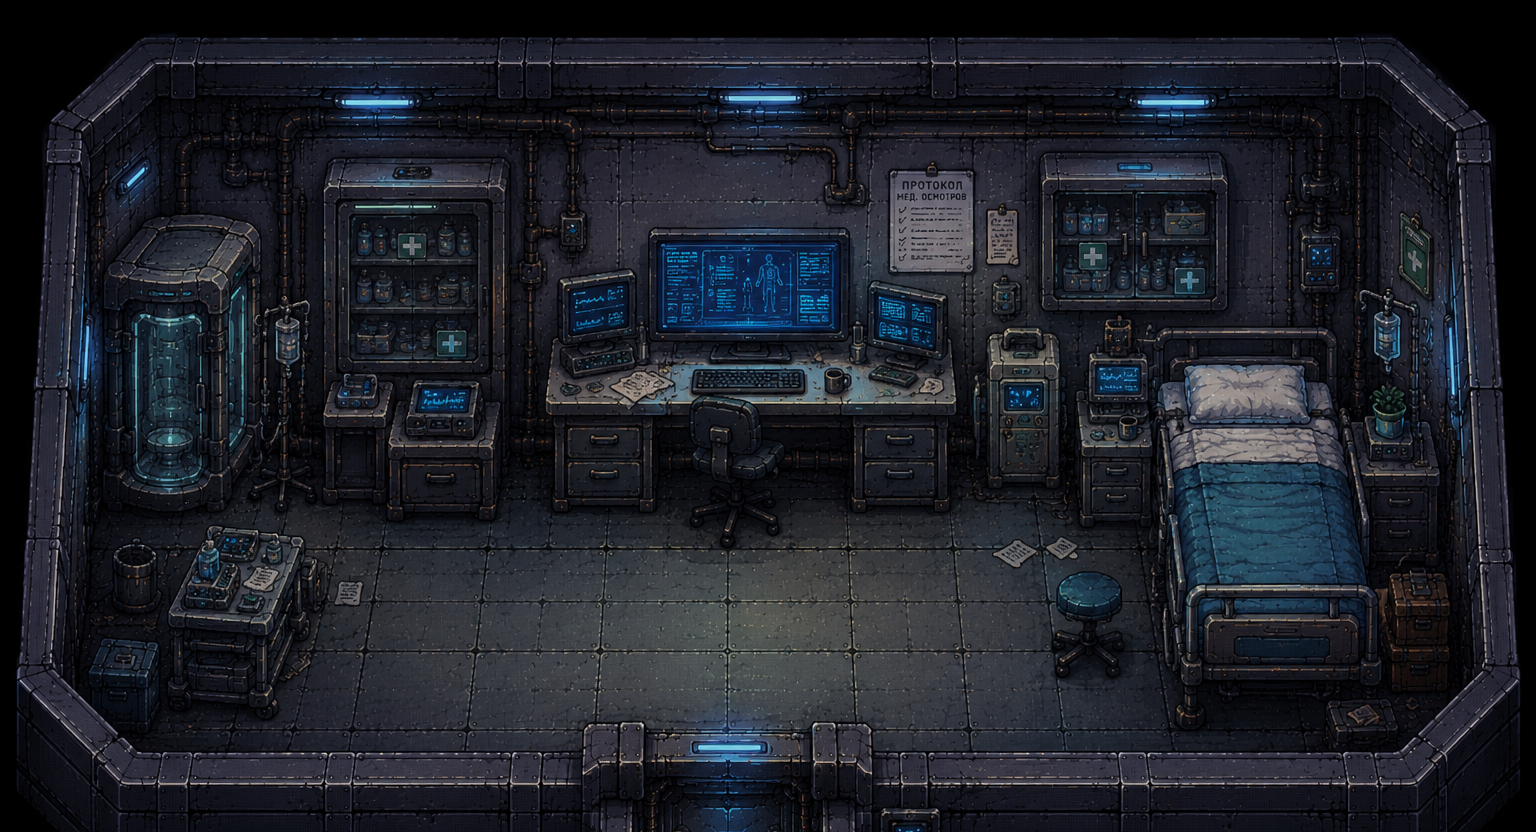

Below is a game level as drawn by its tile map, then a one-line description and the .tmx file that defines it, in full:
An orthogonal 48x26 tile map with 32x32 px tiles, 1 tile layer (Слой тайлов 1) and 1 object (exit7).

<map version="1.10" tiledversion="1.12.1" orientation="orthogonal" renderorder="right-down" width="48" height="26" tilewidth="32" tileheight="32" infinite="0" nextlayerid="3" nextobjectid="2">
 <tileset firstgid="1" name="k7" tilewidth="32" tileheight="32" tilecount="1536" columns="48">
  <image source="k7.png" width="1536" height="1024" />
 </tileset>
 <layer id="1" name="Слой тайлов 1" width="48" height="26">
  <data encoding="csv">
1,2,3,4,5,6,7,8,9,10,11,12,13,14,15,16,17,18,19,20,21,22,23,24,25,26,27,28,29,30,31,32,33,34,35,36,37,38,39,40,41,42,43,44,45,46,47,48,
49,50,51,52,53,54,55,56,57,58,59,60,61,62,63,64,65,66,67,68,69,70,71,72,73,74,75,76,77,78,79,80,81,82,83,84,85,86,87,88,89,90,91,92,93,94,95,96,
97,98,99,100,101,102,103,104,105,106,107,108,109,110,111,112,113,114,115,116,117,118,119,120,121,122,123,124,125,126,127,128,129,130,131,132,133,134,135,136,137,138,139,140,141,142,143,144,
145,146,147,148,149,150,151,152,153,154,155,156,157,158,159,160,161,162,163,164,165,166,167,168,169,170,171,172,173,174,175,176,177,178,179,180,181,182,183,184,185,186,187,188,189,190,191,192,
193,194,195,196,197,198,199,200,201,202,203,204,205,206,207,208,209,210,211,212,213,214,215,216,217,218,219,220,221,222,223,224,225,226,227,228,229,230,231,232,233,234,235,236,237,238,239,240,
241,242,243,244,245,246,247,248,249,250,251,252,253,254,255,256,257,258,259,260,261,262,263,264,265,266,267,268,269,270,271,272,273,274,275,276,277,278,279,280,281,282,283,284,285,286,287,288,
289,290,291,292,293,294,295,296,297,298,299,300,301,302,303,304,305,306,307,308,309,310,311,312,313,314,315,316,317,318,319,320,321,322,323,324,325,326,327,328,329,330,331,332,333,334,335,336,
337,338,339,340,341,342,343,344,345,346,347,348,349,350,351,352,353,354,355,356,357,358,359,360,361,362,363,364,365,366,367,368,369,370,371,372,373,374,375,376,377,378,379,380,381,382,383,384,
385,386,387,388,389,390,391,392,393,394,395,396,397,398,399,400,401,402,403,404,405,406,407,408,409,410,411,412,413,414,415,416,417,418,419,420,421,422,423,424,425,426,427,428,429,430,431,432,
433,434,435,436,437,438,439,440,441,442,443,444,445,446,447,448,449,450,451,452,453,454,455,456,457,458,459,460,461,462,463,464,465,466,467,468,469,470,471,472,473,474,475,476,477,478,479,480,
481,482,483,484,485,486,487,488,489,490,491,492,493,494,495,496,497,498,499,500,501,502,503,504,505,506,507,508,509,510,511,512,513,514,515,516,517,518,519,520,521,522,523,524,525,526,527,528,
529,530,531,532,533,534,535,536,537,538,539,540,541,542,543,544,545,546,547,548,549,550,551,552,553,554,555,556,557,558,559,560,561,562,563,564,565,566,567,568,569,570,571,572,573,574,575,576,
577,578,579,580,581,582,583,584,585,586,587,588,589,590,591,592,593,594,595,596,597,598,599,600,601,602,603,604,605,606,607,608,609,610,611,612,613,614,615,616,617,618,619,620,621,622,623,624,
625,626,627,628,629,630,631,632,633,634,635,636,637,638,639,640,641,642,643,644,645,646,647,648,649,650,651,652,653,654,655,656,657,658,659,660,661,662,663,664,665,666,667,668,669,670,671,672,
673,674,675,676,677,678,679,680,681,682,683,684,685,686,687,688,689,690,691,692,693,694,695,696,697,698,699,700,701,702,703,704,705,706,707,708,709,710,711,712,713,714,715,716,717,718,719,720,
721,722,723,724,725,726,727,728,729,730,731,732,733,734,735,736,737,738,739,740,741,742,743,744,745,746,747,748,749,750,751,752,753,754,755,756,757,758,759,760,761,762,763,764,765,766,767,768,
769,770,771,772,773,774,775,776,777,778,779,780,781,782,783,784,785,786,787,788,789,790,791,792,793,794,795,796,797,798,799,800,801,802,803,804,805,806,807,808,809,810,811,812,813,814,815,816,
817,818,819,820,821,822,823,824,825,826,827,828,829,830,831,832,833,834,835,836,837,838,839,840,841,842,843,844,845,846,847,848,849,850,851,852,853,854,855,856,857,858,859,860,861,862,863,864,
865,866,867,868,869,870,871,872,873,874,875,876,877,878,879,880,881,882,883,884,885,886,887,888,889,890,891,892,893,894,895,896,897,898,899,900,901,902,903,904,905,906,907,908,909,910,911,912,
913,914,915,916,917,918,919,920,921,922,923,924,925,926,927,928,929,930,931,932,933,934,935,936,937,938,939,940,941,942,943,944,945,946,947,948,949,950,951,952,953,954,955,956,957,958,959,960,
961,962,963,964,965,966,967,968,969,970,971,972,973,974,975,976,977,978,979,980,981,982,983,984,985,986,987,988,989,990,991,992,993,994,995,996,997,998,999,1000,1001,1002,1003,1004,1005,1006,1007,1008,
1009,1010,1011,1012,1013,1014,1015,1016,1017,1018,1019,1020,1021,1022,1023,1024,1025,1026,1027,1028,1029,1030,1031,1032,1033,1034,1035,1036,1037,1038,1039,1040,1041,1042,1043,1044,1045,1046,1047,1048,1049,1050,1051,1052,1053,1054,1055,1056,
1057,1058,1059,1060,1061,1062,1063,1064,1065,1066,1067,1068,1069,1070,1071,1072,1073,1074,1075,1076,1077,1078,1079,1080,1081,1082,1083,1084,1085,1086,1087,1088,1089,1090,1091,1092,1093,1094,1095,1096,1097,1098,1099,1100,1101,1102,1103,1104,
1105,1106,1107,1108,1109,1110,1111,1112,1113,1114,1115,1116,1117,1118,1119,1120,1121,1122,1123,1124,1125,1126,1127,1128,1129,1130,1131,1132,1133,1134,1135,1136,1137,1138,1139,1140,1141,1142,1143,1144,1145,1146,1147,1148,1149,1150,1151,1152,
1153,1154,1155,1156,1157,1158,1159,1160,1161,1162,1163,1164,1165,1166,1167,1168,1169,1170,1171,1172,1173,1174,1175,1176,1177,1178,1179,1180,1181,1182,1183,1184,1185,1186,1187,1188,1189,1190,1191,1192,1193,1194,1195,1196,1197,1198,1199,1200,
1201,1202,1203,1204,1205,1206,1207,1208,1209,1210,1211,1212,1213,1214,1215,1216,1217,1218,1219,1220,1221,1222,1223,1224,1225,1226,1227,1228,1229,1230,1231,1232,1233,1234,1235,1236,1237,1238,1239,1240,1241,1242,1243,1244,1245,1246,1247,1248
</data>
 </layer>
 <objectgroup id="2" name="exit7">
  <object id="1" name="exit7" x="648" y="544" width="164" height="294" />
 </objectgroup>
</map>
